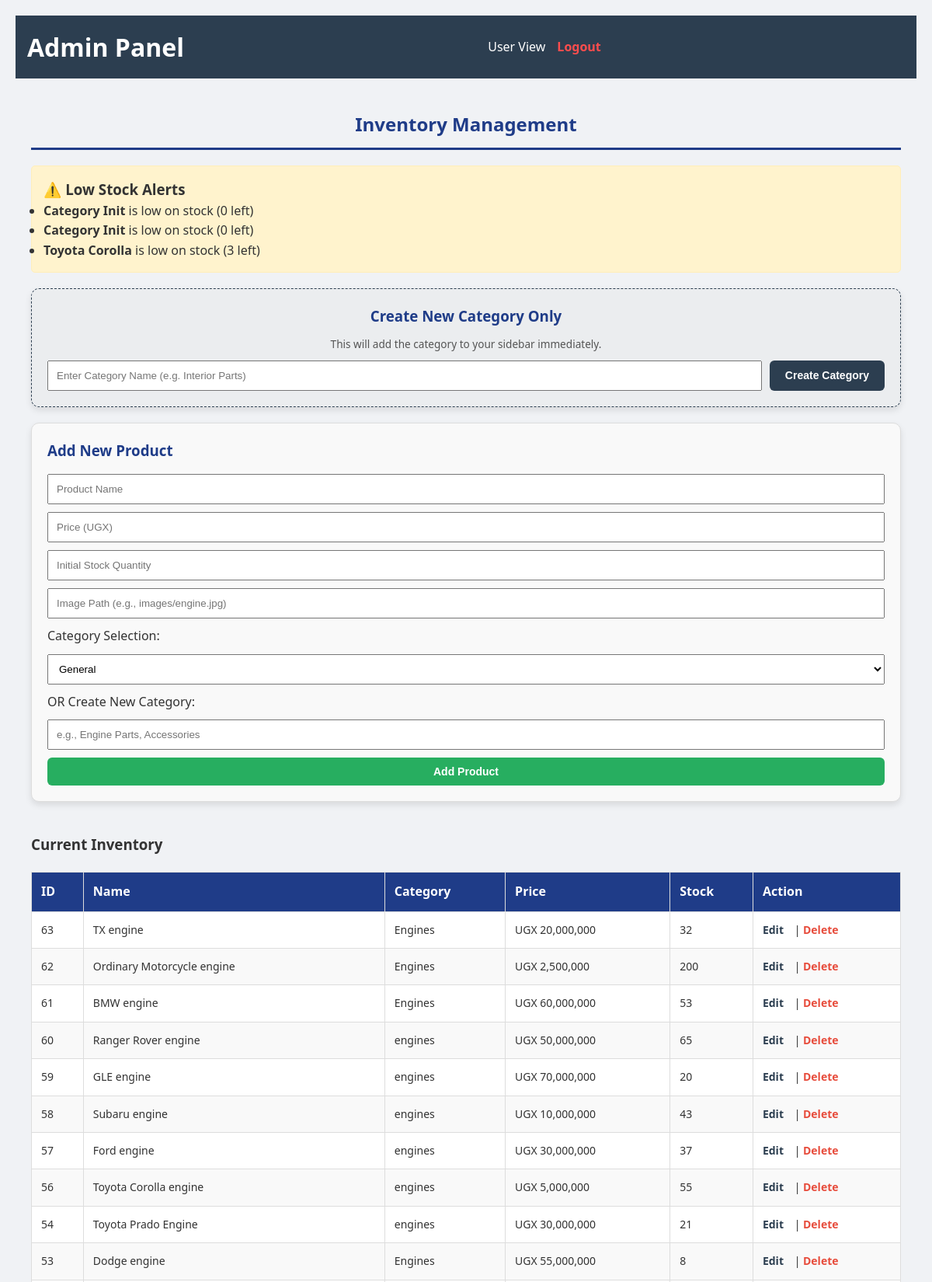
The page /admin.php (signed in, upper part) on the database its author committed.
### tables this page shows
CREATE TABLE `products` (
  `id` int(11) NOT NULL,
  `name` varchar(100) DEFAULT NULL,
  `image` varchar(255) DEFAULT NULL,
  `price` varchar(50) DEFAULT NULL,
  `category` varchar(50) DEFAULT 'General',
  `stock` int(11) DEFAULT 0
);

### admin.php (the view, shortened to what this page needs)
<?php
require 'db.php';
$result = $conn->query("SELECT * FROM products ORDER BY id DESC");
?>
<!DOCTYPE html>
<html lang="en">
<head>
    <link rel="stylesheet" href="style.css">
</head>
<body>
<header style="background: #2c3e50; padding: 15px; color: white; display: flex; justify-content: space-between; align-items: center;">
    <h1>Admin Panel</h1>
    <nav>
        <a href="home.php" style="color: white; margin-right: 15px; text-decoration: none;">User View</a>
        <a href="logout.php" style="color: #ff4d4d; text-decoration: none; font-weight: bold;">Logout</a>
    </nav>
</header>
<main class="container" style="padding: 20px;">
    <h2>Inventory Management</h2>
    <div style="background: #fff3cd; padding: 15px; border-radius: 5px; margin-bottom: 20px; border: 1px solid #ffeeba;">
        <h3>⚠️ Low Stock Alerts</h3>
        <ul>
            <?php
            $alert_res = $conn->query("SELECT name, stock FROM products WHERE stock < 5");
            if ($alert_res->num_rows > 0) {
                while($item = $alert_res->fetch_assoc()) {
                    echo "<li><strong>" . htmlspecialchars($item['name']) . "</strong> is low on stock (" . $item['stock'] . " left)</li>";
                }
            } else {
                echo "<li>All stock levels are healthy.</li>";
            }
            ?>
        </ul>
    </div>
<div class="card" style="margin-bottom: 20px; padding: 20px; background: #ebedef; border: 1px dashed #2c3e50;">
    <h3>Create New Category Only</h3>
    <p style="font-size: 0.85em; color: #555;">This will add the category to your sidebar immediately.</p>
    <form action="admin.php" method="POST" style="display: flex; gap: 10px; margin-top: 10px;">
        <input type="text" name="new_category_name" placeholder="Enter Category Name (e.g. Interior Parts)" required style="flex: 1; padding: 10px;">
        <button type="submit" name="add_category_only" class="btn" style="background: #2c3e50; color: white; padding: 10px 20px; border: none; cursor: pointer;">Create Category</button>
    </form>
</div>
    <div class="card" style="text-align: left; margin-bottom: 40px; padding: 20px; background: #f9f9f9; border: 1px solid #ddd;">
        <h3>Add New Product</h3>
        <form action="admin.php" method="POST" style="display: grid; gap: 10px; margin-top: 15px;">
            <input type="text" name="name" placeholder="Product Name" required style="padding: 10px;">
            <input type="number" step="0.01" name="price" placeholder="Price (UGX)" required style="padding: 10px;">
            <input type="number" name="stock" placeholder="Initial Stock Quantity" required style="padding: 10px;">
            <input type="text" name="image" placeholder="Image Path (e.g., images/engine.jpg)" required style="padding: 10px;">
            <label>Category Selection:</label>
            <select name="category" style="padding: 10px;">
                <option value="General">General</option>
            </select>
            <label>OR Create New Category:</label>
            <input type="text" name="custom_category" placeholder="e.g., Engine Parts, Accessories" style="padding: 10px;">
            <button type="submit" name="add_product" class="btn" style="background: #27ae60; color: white; padding: 10px; border: none; cursor: pointer;">Add Product</button>
        </form>
    </div>
    <h3>Current Inventory</h3>
    <table style="width: 100%; border-collapse: collapse; margin-top: 20px; background: #fff;">
        <thead>
            <tr style="background: #2c3e50; color: #fff; text-align: left;">
                <th style="padding: 12px;">ID</th>
                <th style="padding: 12px;">Name</th>
                <th style="padding: 12px;">Category</th>
                <th style="padding: 12px;">Price</th>
                <th style="padding: 12px;">Stock</th>
                <th style="padding: 12px;">Action</th>
            </tr>
        </thead>
        <tbody>
            <?php while($row = $result->fetch_assoc()): ?>
            <tr style="border-bottom: 1px solid #ddd;">
                <td style="padding: 12px;"><?php echo $row['id']; ?></td>
                <td style="padding: 12px;"><?php echo htmlspecialchars($row['name']); ?></td>
                <td style="padding: 12px;"><?php echo htmlspecialchars($row['category']); ?></td>
                <td style="padding: 12px;">UGX <?php echo number_format($row['price']); ?></td>
                <td style="padding: 12px;"><?php echo $row['stock']; ?></td>
<td style="padding: 12px;">
    <a href="edit_product.php?id=<?php echo $row['id']; ?>"
       style="color: #2c3e50; margin-right: 10px; text-decoration: none; font-weight: bold;">
       Edit
    </a> |
    <a href="admin.php?delete=<?php echo $row['id']; ?>"
       style="color: #e74c3c; text-decoration: none; font-weight: bold;"
       onclick="return confirm('Are you sure you want to delete this item?')">
       Delete
    </a>
</td>
            </tr>
            <?php endwhile; ?>
        </tbody>
    </table>
</main>
</body>
</html>

### style.css (style rules this page uses)
:root { --primary-color: #1f3c88; --hover-color: #16306b; --accent-color: #ff4d4d; --text-color: #333; --bg-color: #f4f4f4; --card-bg: #fff; --shadow: 0 4px 8px rgba(0,0,0,0.1); }
* { margin: 0; padding: 0; box-sizing: border-box; }
body { font-family: Arial, sans-serif; line-height: 1.6; color: var(--text-color); background-color: var(--bg-color); margin: 0; min-height: 100vh; padding-bottom: 60px; }
header { background: var(--primary-color); color: #fff; padding: 1rem 0; position: sticky; top: 0; z-index: 1000; }
nav { display: flex; justify-content: space-between; align-items: center; max-width: 1200px; margin: 0 auto; padding: 0 20px; }
.container { max-width: 1200px; margin: 20px auto; padding: 20px; }
h2 { color: var(--primary-color); text-align: center; margin-bottom: 30px; }
.btn { display: inline-block; padding: 10px 20px; background-color: var(--primary-color); color: #fff; text-decoration: none; border: none; border-radius: 5px; cursor: pointer; transition: background-color 0.3s ease; }
.card { background-color: var(--card-bg); border-radius: 10px; box-shadow: var(--shadow); padding: 20px; text-align: center; transition: transform 0.3s ease, box-shadow 0.3s ease; }
.card h3 { color: var(--primary-color); margin-bottom: 10px; }
body { font-family: Arial, sans-serif; background: #f4f4f4; margin: 0; padding: 20px; }
table { width: 100%; border-collapse: collapse; margin-top: 20px; }
th, td { padding: 12px; border: 1px solid #ddd; text-align: left; }
th { background-color: #1f3c88; color: white; }
tr:nth-child(even) { background-color: #f9f9f9; }
body { font-family: 'Segoe UI', Tahoma, sans-serif; background-color: #f0f2f5; margin: 0; padding: 20px; }
h2 { color: #1f3c88; border-bottom: 3px solid #1f3c88; padding-bottom: 10px; margin-bottom: 20px; }
table { width: 100%; border-collapse: collapse; background: white; }
th { background-color: #1f3c88; color: #ffffff; padding: 15px; text-align: left; }
td { padding: 12px; border-bottom: 1px solid #ddd; color: #333; font-size: 14px; }
table { width: 100%; border-collapse: collapse; background: white; margin-top: 20px; margin-bottom: 50px; }
th, td { padding: 15px; border-bottom: 1px solid #ddd; text-align: left; vertical-align: middle; }
th { background-color: #1f3c88; color: white; padding: 12px; text-align: left; }
.btn { padding: 8px 15px; text-decoration: none; border-radius: 6px; font-size: 14px; font-weight: 600; transition: 0.3s; display: inline-block; }

### rows shown on the page
products: id "63", name "TX engine", category "Engines", price "20,000,000", stock "32"
products: id "62", name "Ordinary Motorcycle engine", category "Engines", price "2,500,000", stock "200"
products: id "61", name "BMW engine", category "Engines", price "60,000,000", stock "53"
products: id "60", name "Ranger Rover engine", category "engines", price "50,000,000", stock "65"
products: id "59", name "GLE engine", category "engines", price "70,000,000", stock "20"
products: id "58", name "Subaru engine", category "engines", price "10,000,000", stock "43"
products: id "57", name "Ford engine", category "engines", price "30,000,000", stock "37"
products: id "56", name "Toyota Corolla engine", category "engines", price "5,000,000", stock "55"
products: id "54", name "Toyota Prado Engine", category "engines", price "30,000,000", stock "21"
products: id "53", name "Dodge engine", category "Engines", price "55,000,000", stock "8"

### other values the page prints
$item['name'] "Category Init"
$item['stock'] "0"
$item['name'] "Toyota Corolla"
$item['stock'] "3"
